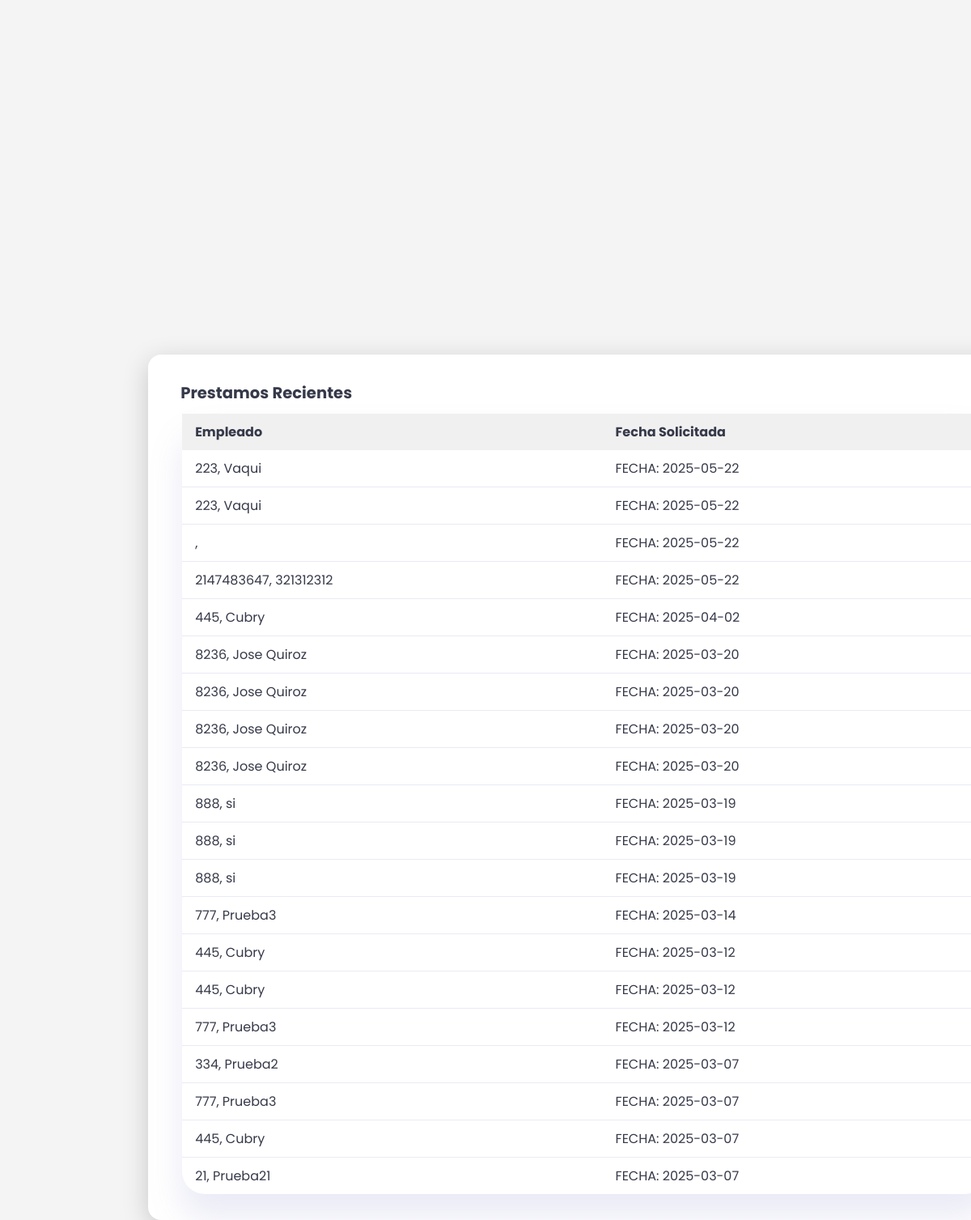
Page /prestacionesRecientes.php on the earlier database version.
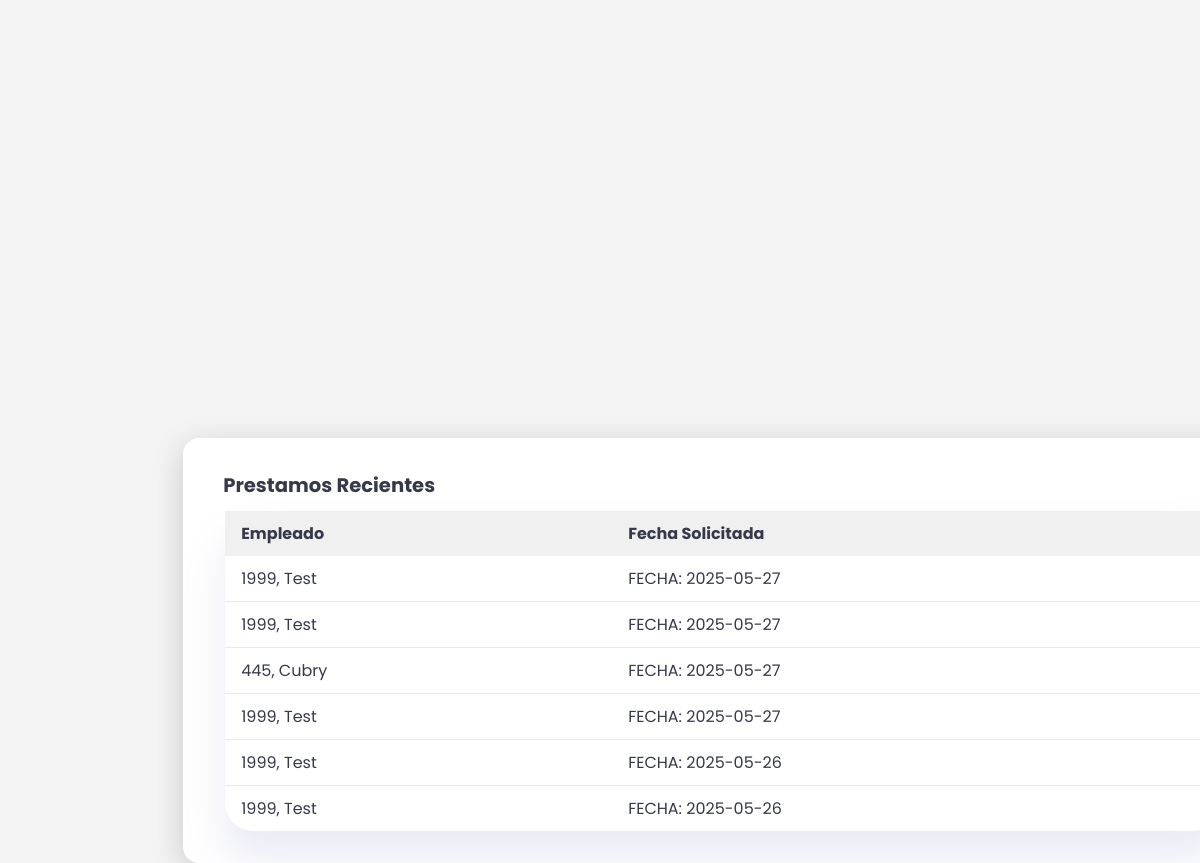
Same page on the later database version.
### tables this page shows
CREATE TABLE `prestacion` (
  `Id_Prestacion` int(11) NOT NULL,
  `Fecha_Solicitada` date NOT NULL DEFAULT current_timestamp(),
  `Fecha_Otorgada` date DEFAULT NULL,
  `Tipo` varchar(40) NOT NULL,
  `Estado` varchar(15) DEFAULT NULL
);

CREATE TABLE `empleado_prestacion` (
  `Numero_Empleado` int(11) NOT NULL,
  `Id_Prestacion` int(11) NOT NULL,
  `Tipo` varchar(40) NOT NULL,
  `Fecha_Solicitada` date NOT NULL DEFAULT current_timestamp(),
  `Fecha_Otorgada` date DEFAULT NULL
);

CREATE TABLE `empleado` (
  `Numero_Empleado` int(20) NOT NULL,
  `Nombre_Empleado` varchar(30) NOT NULL,
  `Contraseña_Empleado` varchar(20) DEFAULT '',
  `Area` varchar(30) NOT NULL,
  `Edad` int(3) NOT NULL,
  `Genero` varchar(12) NOT NULL,
  `Titulo` varchar(50) NOT NULL,
  `Fecha_Ingreso` date NOT NULL DEFAULT current_timestamp(),
  `Direccion` varchar(200) NOT NULL,
  `Telefono` varchar(12) NOT NULL,
  `Discapacidad` varchar(50) NOT NULL DEFAULT 'N/A',
  `Estado` varchar(30) NOT NULL DEFAULT 'Activo',
  `Dias_Extras` int(2) NOT NULL DEFAULT 0,
  `Dias` int(2) NOT NULL DEFAULT 24
);

### prestacionesRecientes.php (the view, shortened to what this page needs)
<?php
require_once("ESTADOempleados.php");
?>
<html>
<head>
    <link rel="stylesheet" href="./nuevostyle.css">
</head>
<body>
<main>
<div class="prestamos-recientes">
                <h2>Prestamos Recientes</h2>
                <table>
                    <thead>
                        <tr>
                    <th>Empleado</th>
                    <th>Fecha Solicitada</th>
                    </thead>
                    <tbody>
            <?php
                    $querySPR = $conn->prepare("SELECT * FROM prestacion ORDER BY Fecha_Solicitada DESC LIMIT 20");
                    $querySPR->execute();
                    $resultSPR = $querySPR->get_result();
                    while($rowSPR = $resultSPR->fetch_assoc())
                    {
                      $queryCNE = $conn->prepare("SELECT Numero_Empleado FROM empleado_prestacion WHERE Id_Prestacion = ?");
                      $queryCNE->bind_param("i", $rowSPR['Id_Prestacion']);
                      $queryCNE->execute();
                      $resultCNE = $queryCNE->get_result();
                      $rowCNE = $resultCNE->fetch_assoc();
                      $queryCNME = $conn->prepare("SELECT Nombre_Empleado FROM empleado WHERE Numero_Empleado = ?");
                      $queryCNME->bind_param("i", $rowCNE['Numero_Empleado']);
                      $queryCNME->execute();
                      $resultCNME = $queryCNME->get_result();
                      $rowCNME = $resultCNME->fetch_assoc();
                      $NombreEmpleado = $rowCNME['Nombre_Empleado'];
                      echo "<div class='benefits-container'>";
                      echo "<td>".$rowCNE['Numero_Empleado'].", ".htmlspecialchars($NombreEmpleado)."</td>";
                      echo "<td>FECHA: ".$rowSPR['Fecha_Solicitada']."</td>";
                    }
            ?>
                    </tbody>
                </table>
            </div>
        </main>
</body>
</html>

Differences in the rows shown:
removed prestacion: empleado_prestacion.Numero_Empleado "223", empleado.Nombre_Empleado "Vaqui", Fecha_Solicitada "2025-05-22"
removed prestacion: empleado_prestacion.Numero_Empleado "223", empleado.Nombre_Empleado "Vaqui", Fecha_Solicitada "2025-05-22"
removed prestacion: Fecha_Solicitada "2025-05-22"
removed prestacion: empleado_prestacion.Numero_Empleado "2147483647", empleado.Nombre_Empleado "321312312", Fecha_Solicitada "2025-05-22"
removed prestacion: empleado_prestacion.Numero_Empleado "445", empleado.Nombre_Empleado "Cubry", Fecha_Solicitada "2025-04-02"
removed prestacion: empleado_prestacion.Numero_Empleado "8236", empleado.Nombre_Empleado "Jose Quiroz", Fecha_Solicitada "2025-03-20"
removed prestacion: empleado_prestacion.Numero_Empleado "8236", empleado.Nombre_Empleado "Jose Quiroz", Fecha_Solicitada "2025-03-20"
removed prestacion: empleado_prestacion.Numero_Empleado "8236", empleado.Nombre_Empleado "Jose Quiroz", Fecha_Solicitada "2025-03-20"
removed prestacion: empleado_prestacion.Numero_Empleado "8236", empleado.Nombre_Empleado "Jose Quiroz", Fecha_Solicitada "2025-03-20"
removed prestacion: empleado_prestacion.Numero_Empleado "888", empleado.Nombre_Empleado "si", Fecha_Solicitada "2025-03-19"
removed prestacion: empleado_prestacion.Numero_Empleado "888", empleado.Nombre_Empleado "si", Fecha_Solicitada "2025-03-19"
removed prestacion: empleado_prestacion.Numero_Empleado "888", empleado.Nombre_Empleado "si", Fecha_Solicitada "2025-03-19"
removed prestacion: empleado_prestacion.Numero_Empleado "777", empleado.Nombre_Empleado "Prueba3", Fecha_Solicitada "2025-03-14"
removed prestacion: empleado_prestacion.Numero_Empleado "445", empleado.Nombre_Empleado "Cubry", Fecha_Solicitada "2025-03-12"
removed prestacion: empleado_prestacion.Numero_Empleado "445", empleado.Nombre_Empleado "Cubry", Fecha_Solicitada "2025-03-12"
removed prestacion: empleado_prestacion.Numero_Empleado "777", empleado.Nombre_Empleado "Prueba3", Fecha_Solicitada "2025-03-12"
removed prestacion: empleado_prestacion.Numero_Empleado "334", empleado.Nombre_Empleado "Prueba2", Fecha_Solicitada "2025-03-07"
removed prestacion: empleado_prestacion.Numero_Empleado "777", empleado.Nombre_Empleado "Prueba3", Fecha_Solicitada "2025-03-07"
removed prestacion: empleado_prestacion.Numero_Empleado "445", empleado.Nombre_Empleado "Cubry", Fecha_Solicitada "2025-03-07"
removed prestacion: empleado_prestacion.Numero_Empleado "21", empleado.Nombre_Empleado "Prueba21", Fecha_Solicitada "2025-03-07"
added prestacion: empleado_prestacion.Numero_Empleado "1999", empleado.Nombre_Empleado "Test", Fecha_Solicitada "2025-05-27"
added prestacion: empleado_prestacion.Numero_Empleado "1999", empleado.Nombre_Empleado "Test", Fecha_Solicitada "2025-05-27"
added prestacion: empleado_prestacion.Numero_Empleado "445", empleado.Nombre_Empleado "Cubry", Fecha_Solicitada "2025-05-27"
added prestacion: empleado_prestacion.Numero_Empleado "1999", empleado.Nombre_Empleado "Test", Fecha_Solicitada "2025-05-27"
added prestacion: empleado_prestacion.Numero_Empleado "1999", empleado.Nombre_Empleado "Test", Fecha_Solicitada "2025-05-26"
added prestacion: empleado_prestacion.Numero_Empleado "1999", empleado.Nombre_Empleado "Test", Fecha_Solicitada "2025-05-26"
